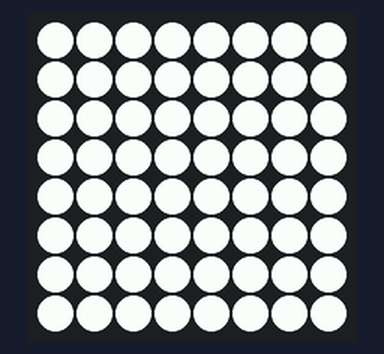
Recording of a program running on a simulated Raspberry Pi (BCM pin numbers) with a Sense HAT. On the bench: the Sense HAT's 8×8 RGB LED matrix. Camera commands give no picture and take their timeout (5 s if none is given; 1 s for webcam tools); what the program prints to the terminal is not drawn.

Above: at 0.1 s.

The program:

pi_camera_options.py
```python
#!/usr/bin/python
#+-+-+-+-+-+-+-+-+-+-+-+-+-+-+-+-+-+-+-+-+-+
#|R|a|s|p|b|e|r|r|y|P|i|-|S|p|y|.|c|o|.|u|k|
#+-+-+-+-+-+-+-+-+-+-+-+-+-+-+-+-+-+-+-+-+-+
#
# pi_camera_options.py
# Takes a sequence of photos with the Pi camera
# using a range of Exposure and White Balance
# settings.
#
# Project URL :
# http://www.raspberrypi-spy.co.uk/?p=1862
#
# Author : Matt Hawkins
# Date   : 21/06/2013
import os
import time
import subprocess
from sense_hat import SenseHat

sense = SenseHat()

r = [255,0,0]
o = [255,127,0]
y = [255,255,0]
g = [0,255,0]
b = [0,0,255]
i = [75,0,130]
v = [159,0,255]
e = [0,0,0]
w = [255,255,255]

flash = [
w,w,w,w,w,w,w,w,
w,w,w,w,w,w,w,w,
w,w,w,w,w,w,w,w,
w,w,w,w,w,w,w,w,
w,w,w,w,w,w,w,w,
w,w,w,w,w,w,w,w,
w,w,w,w,w,w,w,w,
w,w,w,w,w,w,w,w
]

blank = [
e,e,e,e,e,e,e,e,
e,e,e,e,e,e,e,e,
e,e,e,e,e,e,e,e,
e,e,e,e,e,e,e,e,
e,e,e,e,e,e,e,e,
e,e,e,e,e,e,e,e,
e,e,e,e,e,e,e,e,
e,e,e,e,e,e,e,e
]

photo_interval = 0.25 # Interval between photos (seconds)
photo_counter  = 0    # Photo counter

try:

	print "Starting photo sequence"

	while True:
		sense.set_pixels(flash)
		photo_counter = photo_counter + 1
		filename = 'public/photo.jpg'
		cmd = 'raspistill -o ' + filename + ' -t 1000'
		pid = subprocess.call(cmd, shell=True)
		print ' [' + str(photo_counter) + '] ' + filename
		#sense.set_pixels(blank)
		time.sleep(photo_interval)

except KeyboardInterrupt:
  print 'halting'
```
